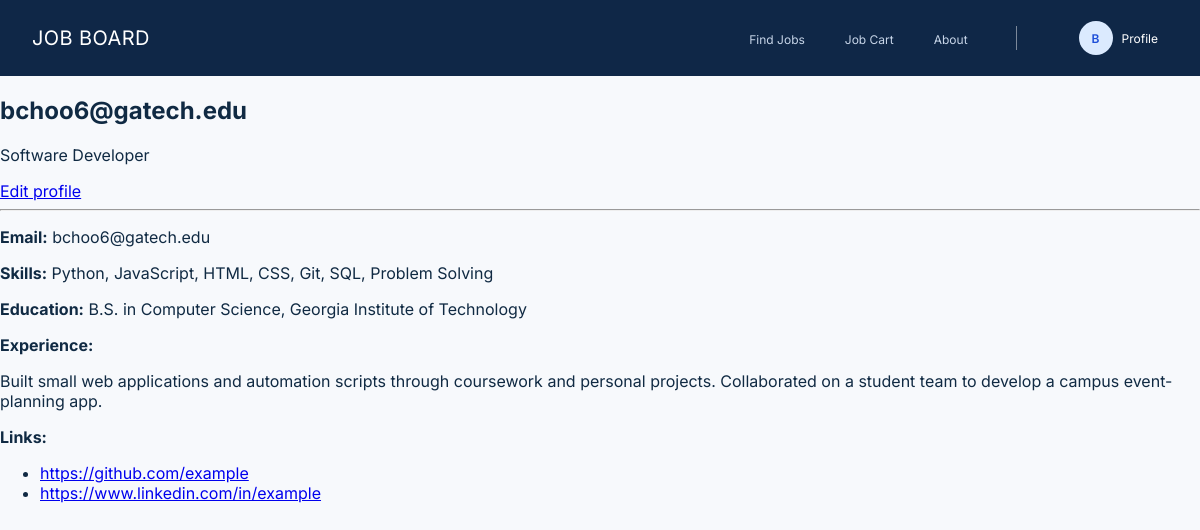
Screenshot of /profile/bchoo6@gatech.edu/ (signed in) with the database file from the repository.
### profiles/models.py (models this page shows, shortened)
class Profile(models.Model):
    user = models.OneToOneField(
        settings.AUTH_USER_MODEL, on_delete=models.CASCADE, related_name='profile'
    )
    headline = models.CharField(max_length=200)
    skills = models.TextField(blank=True, help_text='Comma-separated, e.g. Python, SQL, React')
    education = models.TextField(blank=True)
    experience = models.TextField(blank=True)
    links = models.TextField(blank=True, help_text='One URL per line')
    commute_radius = models.PositiveIntegerField(default=10)
    show_email = models.BooleanField(default=False)
    show_experience = models.BooleanField(default=True)
    is_visible_to_recruiters = models.BooleanField(default=True)
    def link_list(self):
        return [line.strip() for line in self.links.splitlines() if line.strip()]

### profiles/views.py (the view)
# urls.py: path('<str:username>/', views.profile_detail, name='detail'),
def profile_detail(request, username):
    user = get_object_or_404(get_user_model(), username=username)
    profile = get_object_or_404(Profile, user=user)
    is_owner = request.user == user
    full_access = is_owner or request.user.is_staff
    if not full_access and not profile.is_visible_to_recruiters:
        raise Http404('Profile not found')
    context = {
        'profile': profile,
        'is_owner': is_owner,
        'show_email': full_access or profile.show_email,
        'show_experience': full_access or profile.show_experience,
    }
    return render(request, 'profiles/profile_detail.html', context)

### profiles/templates/profiles/profile_detail.html (shortened to what this page needs)
{% extends "base.html" %}
{% block content %}
<div class="row justify-content-center">
    <div class="col-md-7">
        <div class="card shadow-sm">
            <div class="card-body p-4">
                <div class="d-flex justify-content-between align-items-start">
                    <div>
                        <h2 class="mb-1">{{ profile.user.username }}</h2>
                        <p class="text-muted fs-5">{{ profile.headline }}</p>
                    </div>
                    {% if is_owner %}
                    <a href="{% url 'profiles:edit' %}" class="btn btn-outline-primary btn-sm">Edit profile</a>
                    {% endif %}
                </div>
                <hr>
                {% if show_email %}
                <p><strong>Email:</strong> {{ profile.user.email }}</p>
                {% endif %}
                {% if profile.skills %}
                <p><strong>Skills:</strong> {{ profile.skills }}</p>
                {% endif %}
                {% if profile.education %}
                <p><strong>Education:</strong> {{ profile.education }}</p>
                {% endif %}
                {% if show_experience and profile.experience %}
                <p><strong>Experience:</strong></p>
                <p>{{ profile.experience|linebreaksbr }}</p>
                {% endif %}
                {% if profile.link_list %}
                <p><strong>Links:</strong></p>
                <ul class="list-unstyled">
                    {% for link in profile.link_list %}
                    <li><a href="{{ link }}" target="_blank">{{ link }}</a></li>
                    {% endfor %}
                </ul>
                {% endif %}
            </div>
        </div>
    </div>
</div>
{% endblock %}

### jobsite/templates/base.html (shortened to what this page needs)
{% load static %}
<!DOCTYPE html>
<html lang="en">
<head>
  <link rel="stylesheet" type="text/css" href="{% static 'css/style.css' %}">
</head>
<body>
  <nav class="navbar">
    <a href="/" class="navbar-brand">JOB BOARD</a>
    <ul class="navbar-links">
      <li><a href="/jobs/search" class="{% if request.resolver_match.url_name == 'jobs.index' %}active{% endif %}" {% if request.resolver_match.url_name == 'jobs.index' %}aria-current="page"{% endif %}>Find Jobs</a></li>
      <li>
        <a href="{% url 'cart:cart_list' %}"
          class="{% if request.resolver_match.namespace == 'cart' and request.resolver_match.url_name == 'cart_list' %}active{% endif %}"
          {% if request.resolver_match.namespace == 'cart' and request.resolver_match.url_name == 'cart_list' %}aria-current="page"{% endif %}>
          Job Cart
        </a>
      </li>
      <li><a href="/#how-it-works">About</a></li>
    </ul>
    <details class="navbar-profile">
      <summary class="profile-trigger" aria-label="Open profile menu">
        <span class="profile-avatar" aria-hidden="true">{% if user.is_authenticated %}{{ user.first_name|first|upper|default:'U' }}{% else %}J{% endif %}</span>
        <span>Profile</span>
      </summary>
    </details>
  </nav>
  <main class="page-body">
    {% block content %}{% endblock content %}
  </main>
</body>
</html>

### rows the page displays
Profile: user.username "bchoo6@gatech.edu", headline "Software Developer", user.email "bchoo6@gatech.edu", skills "Python, JavaScript, HTML, CSS, Git, SQL, Problem Solving", education "B.S. in Computer Science, Georgia Institute of Technology", experience "Built small web applications and automation scripts through coursework and personal projects. Collaborated on a student team to develop a campus event-planning app."

### other values shown
{{ user.first_name|first|upper|default:'U' }} "B"
{{ link }} "https://github.com/example" "https://www.linkedin.com/in/example"
